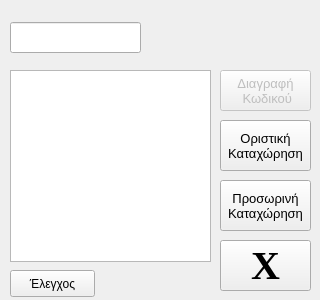
<?xml version="1.0" encoding="UTF-8"?>
<ui version="4.0">
 <class>profortosi_new_1_1Class</class>
 <widget class="QDialog" name="profortosi_new_1_1Class">
  <property name="geometry">
   <rect>
    <x>0</x>
    <y>0</y>
    <width>320</width>
    <height>300</height>
   </rect>
  </property>
  <property name="windowTitle">
   <string>Νέα Προφόρτωση κατά συρροή</string>
  </property>
  <widget class="QLineEdit" name="lineEdit">
   <property name="geometry">
    <rect>
     <x>10</x>
     <y>22</y>
     <width>131</width>
     <height>31</height>
    </rect>
   </property>
  </widget>
  <widget class="QLabel" name="labelWeight">
   <property name="geometry">
    <rect>
     <x>220</x>
     <y>10</y>
     <width>91</width>
     <height>51</height>
    </rect>
   </property>
   <property name="font">
    <font>
     <pointsize>20</pointsize>
     <weight>75</weight>
     <bold>true</bold>
    </font>
   </property>
   <property name="text">
    <string/>
   </property>
  </widget>
  <widget class="QTableWidget" name="tableWidget">
   <property name="geometry">
    <rect>
     <x>10</x>
     <y>70</y>
     <width>201</width>
     <height>192</height>
    </rect>
   </property>
   <attribute name="horizontalHeaderVisible">
    <bool>false</bool>
   </attribute>
   <attribute name="verticalHeaderVisible">
    <bool>true</bool>
   </attribute>
   <attribute name="verticalHeaderVisible">
    <bool>true</bool>
   </attribute>
   <attribute name="horizontalHeaderVisible">
    <bool>false</bool>
   </attribute>
  </widget>
  <widget class="QPushButton" name="pushdelrow">
   <property name="enabled">
    <bool>false</bool>
   </property>
   <property name="geometry">
    <rect>
     <x>220</x>
     <y>70</y>
     <width>91</width>
     <height>41</height>
    </rect>
   </property>
   <property name="font">
    <font>
     <pointsize>10</pointsize>
     <weight>50</weight>
     <bold>false</bold>
    </font>
   </property>
   <property name="text">
    <string>Διαγραφή 
 Κωδικού</string>
   </property>
  </widget>
  <widget class="QPushButton" name="finalPush">
   <property name="geometry">
    <rect>
     <x>220</x>
     <y>120</y>
     <width>91</width>
     <height>51</height>
    </rect>
   </property>
   <property name="font">
    <font>
     <family>Ubuntu</family>
     <pointsize>10</pointsize>
     <weight>50</weight>
     <bold>false</bold>
    </font>
   </property>
   <property name="text">
    <string>Οριστική
Καταχώρηση</string>
   </property>
  </widget>
  <widget class="QPushButton" name="back">
   <property name="geometry">
    <rect>
     <x>220</x>
     <y>240</y>
     <width>91</width>
     <height>51</height>
    </rect>
   </property>
   <property name="font">
    <font>
     <family>Times New Roman</family>
     <pointsize>30</pointsize>
     <weight>75</weight>
     <bold>true</bold>
    </font>
   </property>
   <property name="text">
    <string>X</string>
   </property>
  </widget>
  <widget class="QPushButton" name="devPush">
   <property name="geometry">
    <rect>
     <x>220</x>
     <y>180</y>
     <width>91</width>
     <height>51</height>
    </rect>
   </property>
   <property name="font">
    <font>
     <family>Ubuntu</family>
     <pointsize>10</pointsize>
     <weight>50</weight>
     <bold>false</bold>
    </font>
   </property>
   <property name="text">
    <string>Προσωρινή
Καταχώρηση</string>
   </property>
  </widget>
  <widget class="QPushButton" name="pushCheck">
   <property name="geometry">
    <rect>
     <x>10</x>
     <y>270</y>
     <width>85</width>
     <height>27</height>
    </rect>
   </property>
   <property name="text">
    <string>Έλεγχος</string>
   </property>
  </widget>
  <widget class="QLabel" name="labelPieces">
   <property name="geometry">
    <rect>
     <x>150</x>
     <y>10</y>
     <width>61</width>
     <height>51</height>
    </rect>
   </property>
   <property name="font">
    <font>
     <pointsize>20</pointsize>
    </font>
   </property>
   <property name="text">
    <string/>
   </property>
  </widget>
 </widget>
 <layoutdefault spacing="6" margin="11"/>
 <resources/>
 <connections/>
</ui>
